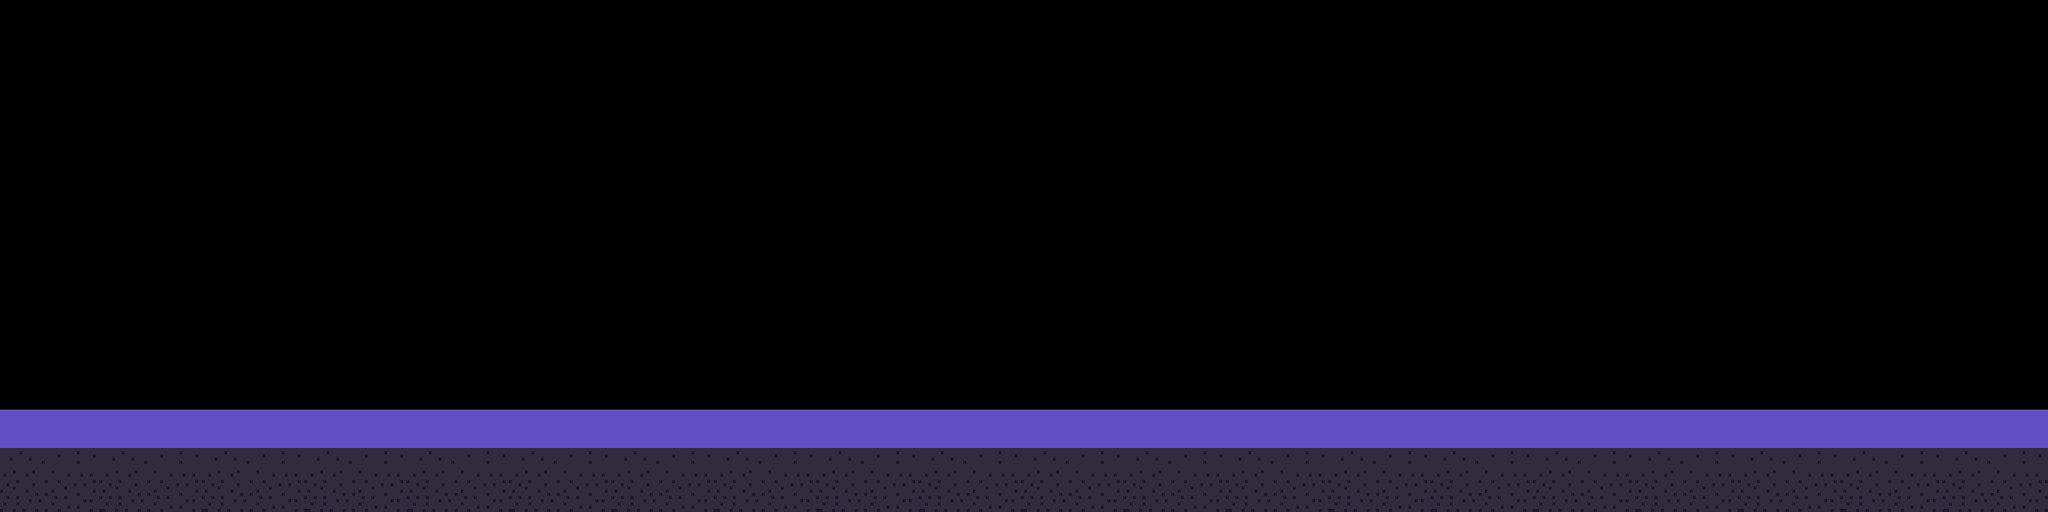

Rendered tile map (Tiled .tmx) drawn with the repository's tilesets; below, a short description and the full map source, tile grids included:
An orthogonal 20x5 tile map with 128x128 px tiles, 1 tile layer (ground), 6 tilesets and 15 objects (virgil, elevator, player, elevator_doors, doge, ...).

<map version="1.4" tiledversion="2021.01.13" orientation="orthogonal" renderorder="right-down" width="20" height="5" tilewidth="128" tileheight="128" infinite="0" nextlayerid="14" nextobjectid="154">
 <editorsettings>
  <export target="level4_gluttony.json" format="json" />
 </editorsettings>
 <tileset firstgid="1" name="tiles" tilewidth="128" tileheight="128" tilecount="21" columns="1">
  <image source="../assets/tileset.png" width="128" height="2688" />
  <tile id="0">
   <properties>
    <property name="collide" type="bool" value="true" />
   </properties>
  </tile>
 </tileset>
 <tileset firstgid="22" name="background" tilewidth="2560" tileheight="896" tilecount="11" columns="0">
  <grid orientation="orthogonal" width="1" height="1" />
  <tile id="35">
   <image width="2560" height="896" source="../assets/level4_gluttony/background.png" />
  </tile>
  <tile id="36">
   <image width="454" height="473" source="../assets/level4_gluttony/cake.png" />
  </tile>
  <tile id="37">
   <image width="206" height="248" source="../assets/level4_gluttony/ciacco.png" />
  </tile>
  <tile id="38">
   <image width="255" height="544" source="../assets/level4_gluttony/cola.png" />
  </tile>
  <tile id="39">
   <image width="428" height="459" source="../assets/level4_gluttony/doge.png" />
  </tile>
  <tile id="40">
   <image width="554" height="323" source="../assets/level4_gluttony/donut.png" />
  </tile>
  <tile id="41">
   <image width="148" height="202" source="../assets/level4_gluttony/fat_man1.png" />
  </tile>
  <tile id="42">
   <image width="155" height="202" source="../assets/level4_gluttony/fat_man2.png" />
  </tile>
  <tile id="43">
   <image width="576" height="624" source="../assets/level4_gluttony/hamburger.png" />
  </tile>
  <tile id="44">
   <image width="544" height="289" source="../assets/level4_gluttony/plate.png" />
  </tile>
  <tile id="45">
   <image width="192" height="321" source="../assets/level4_gluttony/potato.png" />
  </tile>
 </tileset>
 <tileset firstgid="68" name="virgil" tilewidth="120" tileheight="192" tilecount="4" columns="1">
  <grid orientation="orthogonal" width="152" height="248" />
  <image source="../assets/virgil.png" width="120" height="768" />
 </tileset>
 <tileset firstgid="72" name="dante" tilewidth="120" tileheight="192" tilecount="6" columns="2">
  <grid orientation="orthogonal" width="152" height="248" />
  <image source="../assets/dante.png" width="240" height="576" />
 </tileset>
 <tileset firstgid="78" name="elevator" tilewidth="375" tileheight="350" tilecount="14" columns="1">
  <grid orientation="orthogonal" width="350" height="392" />
  <image source="../assets/elevator.png" width="375" height="4900" />
 </tileset>
 <tileset firstgid="92" name="elevator_doors" tilewidth="375" tileheight="350" tilecount="10" columns="1">
  <grid orientation="orthogonal" width="196" height="322" />
  <image source="../assets/elevator_doors.png" width="375" height="3500" />
 </tileset>
 <objectgroup id="11" name="background">
  <object id="142" gid="57" x="0" y="768" width="2560" height="896" />
 </objectgroup>
 <objectgroup id="12" name="background_objects_2">
  <object id="144" gid="65" x="1598.88" y="515.182" width="466.909" height="505.818" />
  <object id="145" gid="66" x="1024" y="512" width="544" height="289" />
  <object id="148" gid="62" x="226" y="516" width="554" height="323" />
 </objectgroup>
 <objectgroup id="13" name="background_objects_1">
  <object id="149" gid="60" x="484" y="512" width="181.875" height="388" />
  <object id="143" gid="58" x="688.697" y="511.848" width="275.471" height="287" />
  <object id="146" gid="67" x="60" y="513" width="192" height="321" />
 </objectgroup>
 <layer id="8" name="ground" width="20" height="5">
  <data encoding="csv">
0,0,0,0,0,0,0,0,0,0,0,0,0,0,0,0,0,0,0,0,
0,0,0,0,0,0,0,0,0,0,0,0,0,0,0,0,0,0,0,0,
0,0,0,0,0,0,0,0,0,0,0,0,0,0,0,0,0,0,0,0,
0,0,0,0,0,0,0,0,0,0,0,0,0,0,0,0,0,0,0,0,
7,7,7,7,7,7,7,7,7,7,7,7,7,7,7,7,7,7,7,7
</data>
 </layer>
 <objectgroup id="4" name="game">
  <object id="73" name="virgil" gid="68" x="368" y="511" width="120" height="192" />
  <object id="80" name="elevator" gid="78" x="2166.51" y="512.407" width="375" height="350" />
  <object id="84" name="player" gid="72" x="220" y="511" width="120" height="192" />
  <object id="92" name="elevator_doors" type="elevator_doors" gid="92" x="2166.51" y="515.074" width="375" height="355" />
  <object id="147" name="doge" gid="61" x="1344" y="513" width="301.185" height="323">
   <properties>
    <property name="clickable" type="bool" value="true" />
   </properties>
  </object>
  <object id="150" name="ciacco" gid="59" x="1152" y="512" width="152.839" height="184">
   <properties>
    <property name="clickable" type="bool" value="true" />
   </properties>
  </object>
  <object id="151" name="fat_man1" gid="63" x="896" y="512" width="124.931" height="170.514">
   <properties>
    <property name="clickable" type="bool" value="true" />
   </properties>
  </object>
  <object id="153" name="fat_man2" gid="64" x="1792" y="512" width="131.98" height="172">
   <properties>
    <property name="clickable" type="bool" value="true" />
   </properties>
  </object>
 </objectgroup>
</map>
